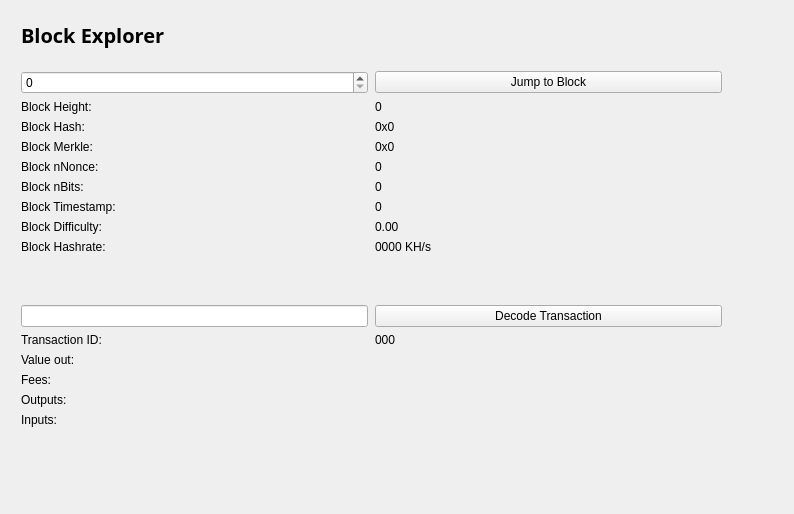
<?xml version="1.0" encoding="UTF-8"?>
<ui version="4.0">
 <class>BlockBrowser</class>
 <widget class="QWidget" name="BlockBrowser">
  <property name="windowModality">
   <enum>Qt::NonModal</enum>
  </property>
  <property name="enabled">
   <bool>true</bool>
  </property>
  <property name="geometry">
   <rect>
    <x>0</x>
    <y>0</y>
    <width>794</width>
    <height>514</height>
   </rect>
  </property>
  <property name="sizePolicy">
   <sizepolicy hsizetype="Preferred" vsizetype="Preferred">
    <horstretch>0</horstretch>
    <verstretch>0</verstretch>
   </sizepolicy>
  </property>
  <property name="minimumSize">
   <size>
    <width>0</width>
    <height>0</height>
   </size>
  </property>
  <property name="acceptDrops">
   <bool>false</bool>
  </property>
  <property name="windowTitle">
   <string>Form</string>
  </property>
  <layout class="QGridLayout">
   <property name="sizeConstraint">
    <enum>QLayout::SetMaximumSize</enum>
   </property>
   <property name="leftMargin">
    <number>21</number>
   </property>
   <property name="topMargin">
    <number>21</number>
   </property>
   <property name="rightMargin">
    <number>10</number>
   </property>
   <item row="1" column="0">
    <widget class="QWidget" name="widget" native="true">
     <widget class="QWidget" name="layoutWidget">
      <property name="geometry">
       <rect>
        <x>0</x>
        <y>0</y>
        <width>699</width>
        <height>27</height>
       </rect>
      </property>
      <layout class="QHBoxLayout" name="horizontalLayout_4">
       <property name="spacing">
        <number>7</number>
       </property>
       <item>
        <widget class="QLabel" name="label_5">
         <property name="font">
          <font>
           <family>Open Sans,sans-serif</family>
          </font>
         </property>
         <property name="text">
          <string>&lt;html&gt;&lt;head/&gt;&lt;body&gt;&lt;p&gt;&lt;span style=&quot; font-size:20px; font-weight:600; color:#000000;&quot;&gt;Block Explorer &lt;/span&gt;&lt;/p&gt;&lt;/body&gt;&lt;/html&gt;</string>
         </property>
        </widget>
       </item>
       <item>
        <spacer name="horizontalSpacer_2">
         <property name="orientation">
          <enum>Qt::Horizontal</enum>
         </property>
         <property name="sizeHint" stdset="0">
          <size>
           <width>40</width>
           <height>20</height>
          </size>
         </property>
        </spacer>
       </item>
      </layout>
     </widget>
     <widget class="QWidget" name="layoutWidget_2">
      <property name="geometry">
       <rect>
        <x>0</x>
        <y>50</y>
        <width>701</width>
        <height>400</height>
       </rect>
      </property>
      <layout class="QGridLayout" name="gridLayout_3" rowstretch="0,0,0,0,0,0,0,0,0,0,0,0,0,0,0,0,0,0,0" columnstretch="0,0">
       <property name="sizeConstraint">
        <enum>QLayout::SetDefaultConstraint</enum>
       </property>
       <property name="horizontalSpacing">
        <number>7</number>
       </property>
       <item row="18" column="0">
        <spacer name="verticalSpacer">
         <property name="orientation">
          <enum>Qt::Vertical</enum>
         </property>
         <property name="sizeHint" stdset="0">
          <size>
           <width>20</width>
           <height>40</height>
          </size>
         </property>
        </spacer>
       </item>
       <item row="12" column="1">
        <widget class="QPushButton" name="txButton">
         <property name="text">
          <string>Decode Transaction</string>
         </property>
        </widget>
       </item>
       <item row="17" column="0">
        <widget class="QLabel" name="inputLabel">
         <property name="text">
          <string>Inputs:</string>
         </property>
         <property name="alignment">
          <set>Qt::AlignLeading|Qt::AlignLeft|Qt::AlignTop</set>
         </property>
        </widget>
       </item>
       <item row="10" column="1">
        <widget class="QLabel" name="pawBox">
         <property name="text">
          <string>0000 KH/s</string>
         </property>
        </widget>
       </item>
       <item row="14" column="0">
        <widget class="QLabel" name="valueLabel">
         <property name="text">
          <string>Value out:</string>
         </property>
        </widget>
       </item>
       <item row="13" column="0">
        <widget class="QLabel" name="txLabel">
         <property name="text">
          <string>Transaction ID:</string>
         </property>
        </widget>
       </item>
       <item row="9" column="1">
        <widget class="QLabel" name="hardBox">
         <property name="text">
          <string>0.00</string>
         </property>
        </widget>
       </item>
       <item row="13" column="1">
        <widget class="QLabel" name="txID">
         <property name="text">
          <string>000</string>
         </property>
        </widget>
       </item>
       <item row="17" column="1">
        <widget class="QLabel" name="inputBox">
         <property name="text">
          <string/>
         </property>
         <property name="alignment">
          <set>Qt::AlignLeading|Qt::AlignLeft|Qt::AlignTop</set>
         </property>
        </widget>
       </item>
       <item row="14" column="1">
        <widget class="QLabel" name="valueBox">
         <property name="text">
          <string/>
         </property>
        </widget>
       </item>
       <item row="9" column="0">
        <widget class="QLabel" name="hardLabel">
         <property name="text">
          <string>Block Difficulty:</string>
         </property>
        </widget>
       </item>
       <item row="1" column="0">
        <widget class="QSpinBox" name="heightBox">
         <property name="sizePolicy">
          <sizepolicy hsizetype="Preferred" vsizetype="Fixed">
           <horstretch>0</horstretch>
           <verstretch>0</verstretch>
          </sizepolicy>
         </property>
         <property name="maximum">
          <number>99999999</number>
         </property>
        </widget>
       </item>
       <item row="3" column="0">
        <widget class="QLabel" name="heightLabel_2">
         <property name="text">
          <string>Block Height:</string>
         </property>
        </widget>
       </item>
       <item row="8" column="1">
        <widget class="QLabel" name="timeBox">
         <property name="text">
          <string>0</string>
         </property>
        </widget>
       </item>
       <item row="1" column="1">
        <widget class="QPushButton" name="blockButton">
         <property name="text">
          <string>Jump to Block</string>
         </property>
        </widget>
       </item>
       <item row="5" column="0">
        <widget class="QLabel" name="merkleLabel">
         <property name="text">
          <string>Block Merkle:</string>
         </property>
        </widget>
       </item>
       <item row="4" column="0">
        <widget class="QLabel" name="hashLabel">
         <property name="text">
          <string>Block Hash:</string>
         </property>
        </widget>
       </item>
       <item row="15" column="1">
        <widget class="QLabel" name="feesBox">
         <property name="text">
          <string/>
         </property>
        </widget>
       </item>
       <item row="10" column="0">
        <widget class="QLabel" name="pawLabel">
         <property name="text">
          <string>Block Hashrate:</string>
         </property>
        </widget>
       </item>
       <item row="3" column="1">
        <widget class="QLabel" name="heightLabel">
         <property name="text">
          <string>0</string>
         </property>
        </widget>
       </item>
       <item row="15" column="0">
        <widget class="QLabel" name="feesLabel">
         <property name="text">
          <string>Fees:</string>
         </property>
        </widget>
       </item>
       <item row="7" column="0">
        <widget class="QLabel" name="bitsLabel">
         <property name="text">
          <string>Block nBits:</string>
         </property>
        </widget>
       </item>
       <item row="7" column="1">
        <widget class="QLabel" name="bitsBox">
         <property name="text">
          <string>0</string>
         </property>
        </widget>
       </item>
       <item row="5" column="1">
        <widget class="QLabel" name="merkleBox">
         <property name="minimumSize">
          <size>
           <width>187</width>
           <height>0</height>
          </size>
         </property>
         <property name="text">
          <string>0x0</string>
         </property>
        </widget>
       </item>
       <item row="16" column="0">
        <widget class="QLabel" name="outputLabel">
         <property name="text">
          <string>Outputs:</string>
         </property>
         <property name="alignment">
          <set>Qt::AlignLeading|Qt::AlignLeft|Qt::AlignTop</set>
         </property>
        </widget>
       </item>
       <item row="16" column="1">
        <widget class="QLabel" name="outputBox">
         <property name="text">
          <string/>
         </property>
         <property name="alignment">
          <set>Qt::AlignLeading|Qt::AlignLeft|Qt::AlignTop</set>
         </property>
        </widget>
       </item>
       <item row="6" column="0">
        <widget class="QLabel" name="nonceLabel">
         <property name="text">
          <string>Block nNonce:</string>
         </property>
        </widget>
       </item>
       <item row="6" column="1">
        <widget class="QLabel" name="nonceBox">
         <property name="text">
          <string>0</string>
         </property>
        </widget>
       </item>
       <item row="8" column="0">
        <widget class="QLabel" name="timeLabel">
         <property name="text">
          <string>Block Timestamp:</string>
         </property>
        </widget>
       </item>
       <item row="4" column="1">
        <widget class="QLabel" name="hashBox">
         <property name="enabled">
          <bool>true</bool>
         </property>
         <property name="sizePolicy">
          <sizepolicy hsizetype="Preferred" vsizetype="Preferred">
           <horstretch>0</horstretch>
           <verstretch>0</verstretch>
          </sizepolicy>
         </property>
         <property name="minimumSize">
          <size>
           <width>0</width>
           <height>0</height>
          </size>
         </property>
         <property name="text">
          <string>0x0</string>
         </property>
        </widget>
       </item>
       <item row="12" column="0">
        <widget class="QLineEdit" name="txBox">
         <property name="sizePolicy">
          <sizepolicy hsizetype="Preferred" vsizetype="Fixed">
           <horstretch>0</horstretch>
           <verstretch>0</verstretch>
          </sizepolicy>
         </property>
         <property name="inputMask">
          <string comment="Transaction id" extracomment="Transaction id"/>
         </property>
         <property name="placeholderText">
          <string comment="Transaction ID" extracomment="Transaction ID"/>
         </property>
        </widget>
       </item>
       <item row="11" column="0">
        <spacer name="verticalSpacer_2">
         <property name="orientation">
          <enum>Qt::Vertical</enum>
         </property>
         <property name="sizeHint" stdset="0">
          <size>
           <width>20</width>
           <height>40</height>
          </size>
         </property>
        </spacer>
       </item>
      </layout>
     </widget>
    </widget>
   </item>
  </layout>
 </widget>
 <resources/>
 <connections/>
</ui>
